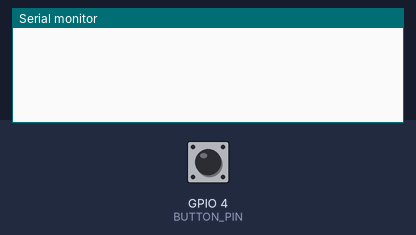
Simulated run of this program. Board: ESP32-S3. Shown: the last lines printed to the serial monitor. The inputs (shaded band) are chosen by the test bench; at power-on: GPIO 4 (BUTTON_PIN) HIGH.

Above: at 1.2 s.
1.3 s: GPIO 4 (BUTTON_PIN) pulled LOW for 0.15 s
At 2.5 s:
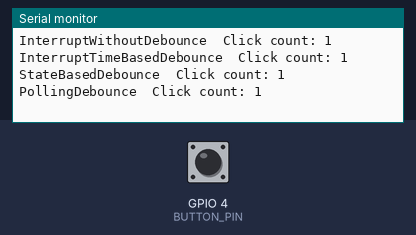
2.9 s: GPIO 4 (BUTTON_PIN) pulled LOW for 1 s
At 3.7 s:
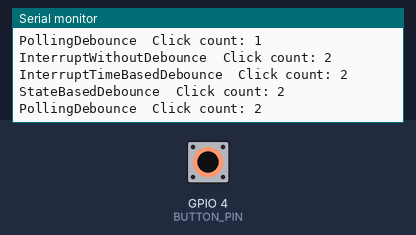
5.4 s: GPIO 4 (BUTTON_PIN) pulled LOW for 0.15 s
At 6.8 s:
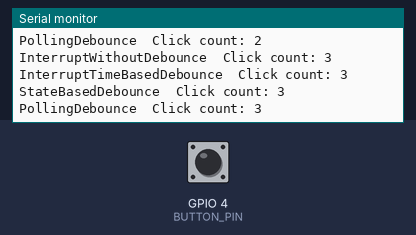

Measured:
- after the input at 1.3 s, the serial monitor: prints a new line at once (image 1)
- after the input at 2.9 s, the serial monitor: prints a new line at once (image 2)
- after the input at 5.4 s, the serial monitor: prints a new line at once (image 3)

The program:

main.cpp
```cpp
#include <Arduino.h>

#include "clickCheckers/Checker.h"
#include "clickCheckers/WithoutDebounce.h"
#include "clickCheckers/TimeBasedDebounce.h"
#include "clickCheckers/StateBasedDebounce.h"
#include "clickCheckers/PollingDebounce.h"

void printLog(Checker &ckeckerWithoutDebounce);

constexpr int MONITOR_BAUD_RATE = 115200;

constexpr int BUTTON_PIN = 4;

WithoutDebounce ckrWithoutDebounce;
TimeBasedDebounce ckrTimeBasedDebounce;
StateBasedDebounce ckrStateBasedDebounce;
PollingDebounce ckrPollingDebounce;

State currentState;
unsigned long currentTime;

void IRAM_ATTR globalISR()
{
  currentState = static_cast<State>(digitalRead(BUTTON_PIN));
  currentTime = millis();

  ckrWithoutDebounce.onInterrupt(currentState, currentTime);
  ckrTimeBasedDebounce.onInterrupt(currentState, currentTime);
  ckrStateBasedDebounce.onInterrupt(currentState, currentTime);
}

void setup()
{
  Serial.begin(MONITOR_BAUD_RATE);
  attachInterrupt(digitalPinToInterrupt(BUTTON_PIN), globalISR, FALLING);
}

void loop()
{
  currentState = static_cast<State>(digitalRead(BUTTON_PIN));
  currentTime = millis();

  ckrStateBasedDebounce.update(currentState, currentTime);
  ckrPollingDebounce.update(currentState, currentTime);

  printLog(ckrWithoutDebounce);
  printLog(ckrTimeBasedDebounce);
  printLog(ckrStateBasedDebounce);
  printLog(ckrPollingDebounce);
}

void printLog(Checker &checker)
{
  int lastClickCount = checker.getLastClickCount();
  int currentClickCount = checker.getClickCount();
  if (lastClickCount != currentClickCount)
  {
    checker.setLastClickCount(currentClickCount);
    Serial.print(checker.getName() + '\t');
    Serial.print("Click count: ");
    Serial.println(currentClickCount);
  }
}
```

State.h
```cpp
#pragma once

#include <Arduino.h>

enum State
{
    PRESSED = LOW,
    RELEASED = HIGH
};
```

Checker.h
```cpp
#pragma once

#include <Arduino.h>

#include "State.h"

class Checker
{
private:
    String _name;
    volatile unsigned int _clickCount = 0;
    unsigned int _lastClickCount = 0;
    volatile unsigned int _lastClickTime = 0;
    unsigned int _debounceTime = 50;
    volatile bool _isPressed = false;

public:
    String getName() const { return _name; }
    unsigned int getClickCount() const { return _clickCount; }
    unsigned int getLastClickCount() const { return _lastClickCount; }
    unsigned int getLastClickTime() const { return _lastClickTime; }
    unsigned int getDebounceTime() const { return _debounceTime; }
    bool getIsPressed() const { return _isPressed; }

    void setName(String name) { _name = name; }
    void setLastClickCount(unsigned int lastClickCount) { _lastClickCount = lastClickCount; }
    void setLastClickTime(unsigned int lastClickTime) { _lastClickTime = lastClickTime; }
    void setIsPressed(bool isPressed) { _isPressed = isPressed; }

    void incrementCount() { _clickCount++; }
};
```

Interrupt.h
```cpp
#pragma once

#include "State.h"

class Interrupt
{

public:
    virtual void onInterrupt(State rawState, unsigned long currentTime) = 0;
};
```

Polling.h
```cpp
#pragma once

#include "State.h"

class Polling
{
public:
    virtual void update(State rawState, unsigned long currentTime) = 0;
};
```

PollingDebounce.h
```cpp
#pragma once

#include "clickCheckers/Checker.h"
#include "clickCheckers/Polling.h"

class PollingDebounce : public Checker, public Polling
{
private:
    enum class InternalState
    {
        IDLE,
        DEBOUNCE,
        PRESSED
    };

    InternalState _state = InternalState::IDLE;

public:
    PollingDebounce() { setName("PollingDebounce"); }

    void update(State rawState, unsigned long currentTime) override
    {
        switch (_state)
        {
        case InternalState::IDLE:
            if (rawState == PRESSED)
            {
                _state = InternalState::DEBOUNCE;
                setLastClickTime(currentTime);
            }
            break;
        case InternalState::DEBOUNCE:
            if (currentTime - getLastClickTime() > getDebounceTime())
            {
                if (rawState == PRESSED)
                {
                    incrementCount();
                    _state = InternalState::PRESSED;
                }
                else
                {
                    _state = InternalState::IDLE;
                }
            }
            break;
        case InternalState::PRESSED:
            if (rawState == RELEASED)
            {
                _state = InternalState::IDLE;
            }
            break;
        default:
            break;
        }
    }
};
```

StateBasedDebounce.h
```cpp
#pragma once

#include <Arduino.h>

#include "State.h"
#include "clickCheckers/Checker.h"
#include "clickCheckers/Interrupt.h"
#include "clickCheckers/Polling.h"

class StateBasedDebounce : public Checker,
                           public Polling,
                           public Interrupt
{
public:
    StateBasedDebounce() { setName("StateBasedDebounce"); }

    void onInterrupt(State rawState, unsigned long currentTime) override
    {
        if (!getIsPressed())
        {
            setIsPressed(true);
            setLastClickTime(currentTime);
        }
    }

    void update(State rawState, unsigned long currentTime) override
    {
        if (getIsPressed())
        {
            if (currentTime - getLastClickTime() > getDebounceTime())
            {
                if (rawState == PRESSED)
                {
                    incrementCount();
                    // тут може бути інструкція для встановлення стану, що кнопка була натиснута,
                    // або дозволу на виконання в loop()
                }
                setIsPressed(false);
            }
        }
    }
};
```

TimeBasedDebounce.h
```cpp
#pragma once

#include <Arduino.h>

#include "State.h"
#include "clickCheckers/Checker.h"
#include "clickCheckers/Interrupt.h"
#include "clickCheckers/Polling.h"

class TimeBasedDebounce : public Checker, public Interrupt
{
public:
    TimeBasedDebounce() { setName("InterruptTimeBasedDebounce"); }

    void onInterrupt(State rawState, unsigned long currentTime) override
    {
        if (currentTime - getLastClickTime() > getDebounceTime())
        {
            incrementCount();
            // setIsPressed(false) треба викликати вже в loop() після обробки флагу
            setIsPressed(true);
            setLastClickTime(currentTime);
        }
    }
};
```

WithoutDebounce.h
```cpp
#pragma once

#include <Arduino.h>

#include "State.h"
#include "clickCheckers/Checker.h"
#include "clickCheckers/Interrupt.h"
#include "clickCheckers/Polling.h"

class WithoutDebounce : public Checker, public Interrupt
{
public:
    WithoutDebounce() { setName("InterruptWithoutDebounce"); }

    void onInterrupt(State rawState, unsigned long currentTime) override
    {
        incrementCount();
        setIsPressed(true);
    }
};
```
